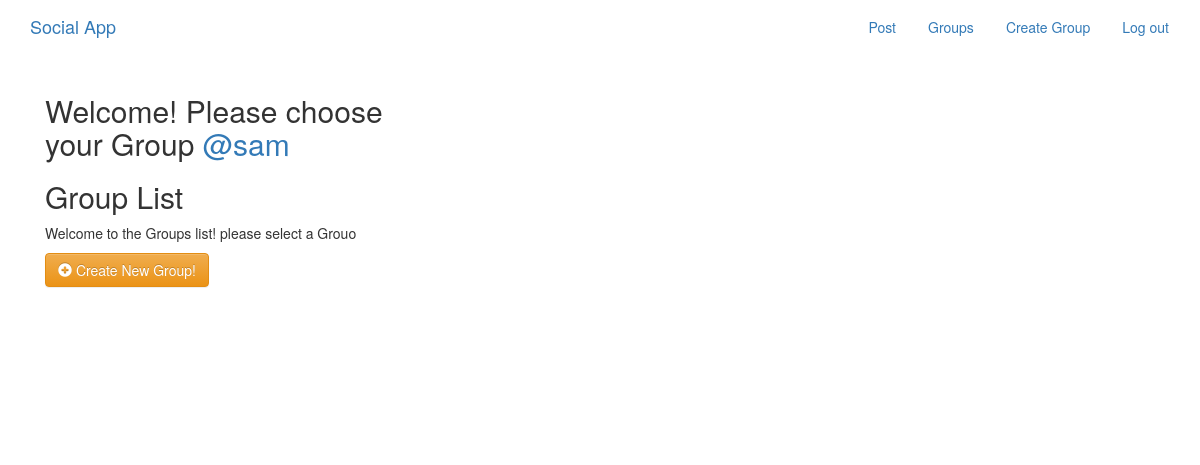
The page /groups/ (signed in) on the database as committed earlier.
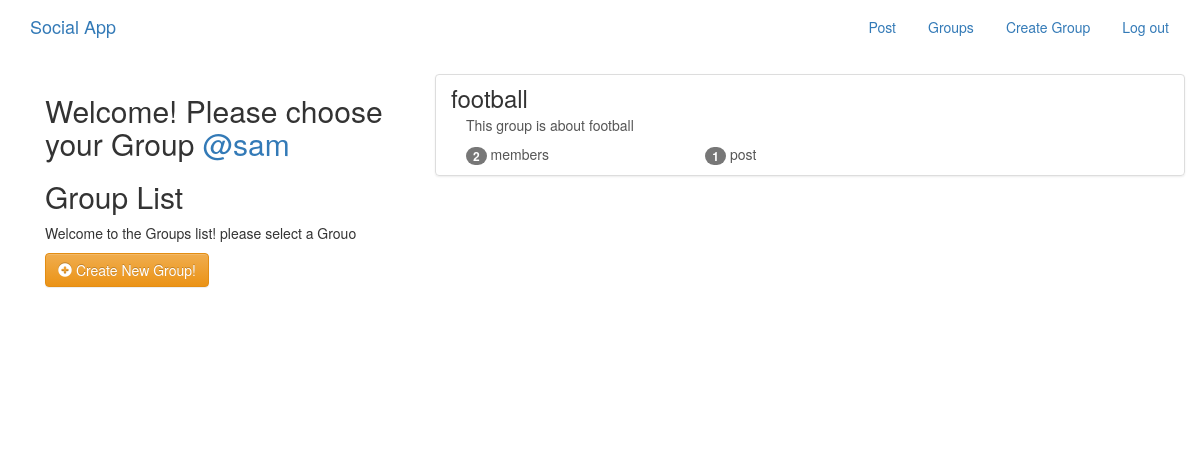
The same page on the database as committed later.
### groups/models.py (models this page shows, shortened)
class Group(models.Model):
    name = models.CharField(max_length=255, unique=True)
    slug = models.SlugField(allow_unicode=True, unique=True)
    description = models.TextField(blank=True, default='')
    description_html = models.TextField(editable=False, default='', blank=True)
    members = models.ManyToManyField(User,through="GroupMember")
    class Meta:
        ordering = ["name"]

### groups/views.py (the view)
class ListGroups(generic.ListView):
    model = Group

### groups/templates/groups/group_list.html
{% extends "groups/group_base.html" %}
{% block pregroup %}
<div class="col-md-4">
	<div class="content">
		{% if user.is_authenticated %}
		<h2>Welcome! Please choose your Group
			<a href="{% url 'posts:for_user' username=user.username %}">@{{ user.username }}</a>
		</h2>
    {% endif %}
			<h2>Group List</h2>
			<p>Welcome to the Groups list! please select a Grouo</p>
	</div>
	{% if user.is_authenticated %}
	<a href="{% url 'groups:create' %}" class="btn btn-md btn-fill btn-warning"><span class="glyphicon glyphicon-plus-sign"></span> Create New Group!</a>
	{% endif %}
</div>
{% endblock %}
{% block group_content %}
<div class="col-md-8">
	<div class="list-group">
		{% for group in object_list %}
		  <a class="list-group-item" href="{% url 'groups:single' slug=group.slug %}">
			     <h3 class="title list-group-item-heading">{{ group.name }}</h3>
			<div class="list-group-item-text container-fluid">
				{{ group.description_html|safe }}
				<div class="row">
					<div class="col-md-4">
						<span class="badge">{{ group.members.count }}</span> member{{ group.members.count|pluralize }}
					</div>
					<div class="col-md-4">
						<span class="badge">{{ group.posts.count }}</span> post{{ group.posts.count|pluralize }}
					</div>
				</div>
			</div>
		</a>
		{% endfor %}
	</div>
</div>
{% endblock %}

### groups/templates/groups/group_base.html (shortened to what this page needs)
{% extends "base.html" %}
{% block content %}
<div class="container">
  <div class="row">
    {% block pregroup %}{% endblock %}
    {% block group_content %}{% endblock %}
  </div>
</div>
{% endblock %}

### templates/base.html (shortened to what this page needs)
<!DOCTYPE html>
{% load staticfiles %}
<html>
  <head>
    <link rel="stylesheet" href="https://maxcdn.bootstrapcdn.com/bootstrap/3.3.7/css/bootstrap.min.css">
    <link rel="stylesheet" href="https://maxcdn.bootstrapcdn.com/bootstrap/3.3.7/css/bootstrap-theme.min.css">
    <link rel="stylesheet" href="{% static 'simplesocial/css/master.css'%}">
  </head>
  <body>
    <nav class="navbar  mynav" role="navigation" id="navbar">
    			<div class="container">
            <a class="navbar-brand mynav" href="{% url 'home' %}">Social App</a>
    					<ul class="nav navbar-nav navbar-right">
    						{% if user.is_authenticated %}
                      <li><a href="{% url 'posts:create' %}" class="btn btn-simple">Post</a></li>
                      <li><a href="{% url 'groups:all' %}" class="btn btn-simple">Groups</a></li>
                      <li><a href="{% url 'groups:create' %}" class="btn btn-simple">Create Group</a></li>
                      <li><a href="{% url 'accounts:logout' %}" class="btn btn-simple">Log out</a></li>
    						{% else %}
    						      <li><a href="{% url 'groups:all' %}"class="btn btn-simple">Groups</a></li>
    						      <li><a href="{% url 'accounts:login' %}" class="btn btn-simple">Log in</a></li>
    						      <li><a href="{% url 'accounts:signup' %}" class="btn btn-simple">Sign up</a></li>
    						{% endif %}
    					</ul>
    			</div>
    		</nav>
        <div class="container mycontent">
          {% block content %}
          {% endblock %}
        </div>
<canvas id="canvas"></canvas>
</html>

Rows that differ between the two databases and show on the page:
added Group: name "football", description_html "This group is about football", members.count "2", posts.count "1"
